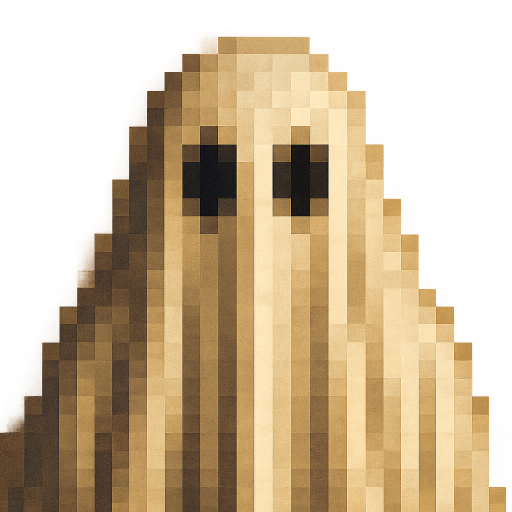
#> input picture demo/Assets/images/ghostRaw.png, 1024 x 1024 px (shown at 1/2 size)
$ python ImageResizer.py
#> lines starting #> are read from the running program, lines starting #| are printed output that depends on the picture
from PIL import Image


def resize_to_16x16(input_path, output_path):
#> called with input_path = 'ghostRaw.png', output_path = 'ghost.png'
    img = Image.open(input_path)
#> img is the input picture: PIL image 1024x1024 RGBA; mean R, G, B, A 182.1, 141.1, 85.2, 157.8
    img = img.resize((16, 16), Image.Resampling.LANCZOS)
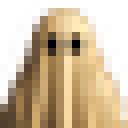
#> img: PIL image 16x16 RGBA (shown 8 times larger); mean R, G, B, A 143.6, 115.9, 77.9, 157.7; transparent parts drawn white
    img.save(output_path)


if __name__ == "__main__":
    in_p = "ghostRaw.png"
    o_p = "ghost.png"
    resize_to_16x16(in_p, o_p)
